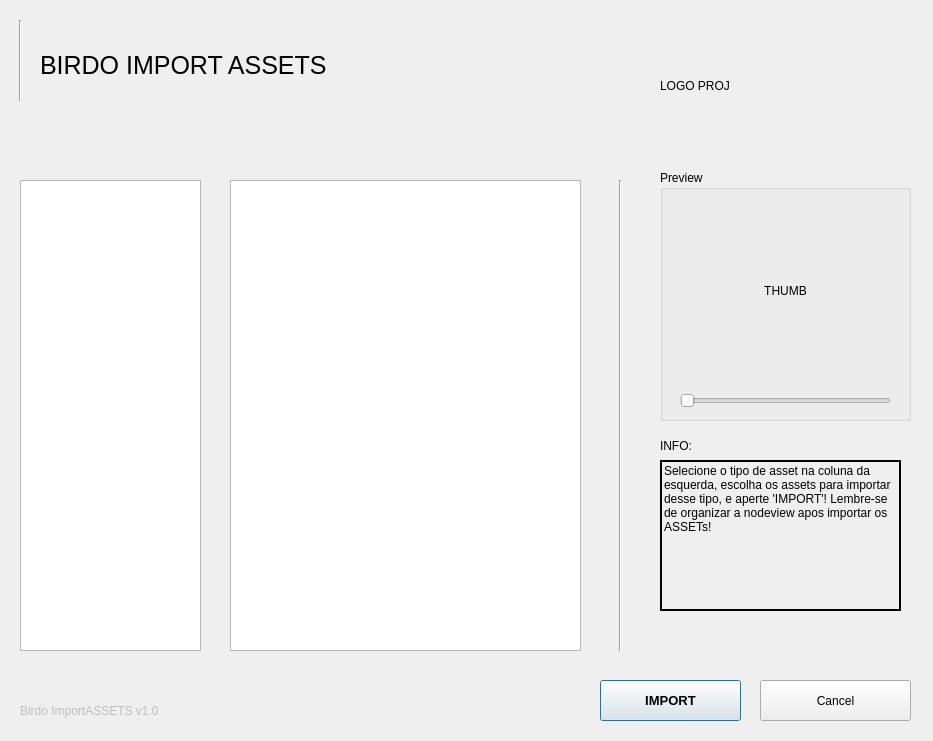
<?xml version="1.0" encoding="UTF-8"?>
<ui version="4.0">
 <class>Dialog</class>
 <widget class="QDialog" name="Dialog">
  <property name="geometry">
   <rect>
    <x>0</x>
    <y>0</y>
    <width>933</width>
    <height>741</height>
   </rect>
  </property>
  <property name="windowTitle">
   <string>BIRDO_2020</string>
  </property>
  <widget class="QListView" name="listView">
   <property name="geometry">
    <rect>
     <x>20</x>
     <y>180</y>
     <width>181</width>
     <height>471</height>
    </rect>
   </property>
  </widget>
  <widget class="Line" name="line">
   <property name="geometry">
    <rect>
     <x>10</x>
     <y>20</y>
     <width>20</width>
     <height>81</height>
    </rect>
   </property>
   <property name="orientation">
    <enum>Qt::Vertical</enum>
   </property>
  </widget>
  <widget class="QLabel" name="title">
   <property name="geometry">
    <rect>
     <x>40</x>
     <y>30</y>
     <width>371</width>
     <height>71</height>
    </rect>
   </property>
   <property name="font">
    <font>
     <pointsize>19</pointsize>
    </font>
   </property>
   <property name="text">
    <string>BIRDO IMPORT ASSETS</string>
   </property>
  </widget>
  <widget class="QGroupBox" name="groupPreview">
   <property name="geometry">
    <rect>
     <x>660</x>
     <y>170</y>
     <width>251</width>
     <height>251</height>
    </rect>
   </property>
   <property name="title">
    <string>Preview</string>
   </property>
   <widget class="QLabel" name="thumb">
    <property name="geometry">
     <rect>
      <x>20</x>
      <y>30</y>
      <width>211</width>
      <height>181</height>
     </rect>
    </property>
    <property name="text">
     <string>THUMB</string>
    </property>
    <property name="scaledContents">
     <bool>true</bool>
    </property>
    <property name="alignment">
     <set>Qt::AlignCenter</set>
    </property>
   </widget>
   <widget class="QSlider" name="slider">
    <property name="geometry">
     <rect>
      <x>20</x>
      <y>220</y>
      <width>211</width>
      <height>22</height>
     </rect>
    </property>
    <property name="orientation">
     <enum>Qt::Horizontal</enum>
    </property>
   </widget>
  </widget>
  <widget class="QPushButton" name="importButton">
   <property name="geometry">
    <rect>
     <x>600</x>
     <y>680</y>
     <width>141</width>
     <height>41</height>
    </rect>
   </property>
   <property name="font">
    <font>
     <pointsize>10</pointsize>
     <weight>75</weight>
     <bold>true</bold>
    </font>
   </property>
   <property name="text">
    <string>IMPORT</string>
   </property>
  </widget>
  <widget class="QPushButton" name="buttonCancel">
   <property name="geometry">
    <rect>
     <x>760</x>
     <y>680</y>
     <width>151</width>
     <height>41</height>
    </rect>
   </property>
   <property name="text">
    <string>Cancel</string>
   </property>
  </widget>
  <widget class="QLabel" name="label_3">
   <property name="enabled">
    <bool>false</bool>
   </property>
   <property name="geometry">
    <rect>
     <x>20</x>
     <y>700</y>
     <width>411</width>
     <height>21</height>
    </rect>
   </property>
   <property name="text">
    <string>Birdo ImportASSETS v1.0</string>
   </property>
  </widget>
  <widget class="QLabel" name="logoProj">
   <property name="geometry">
    <rect>
     <x>660</x>
     <y>40</y>
     <width>251</width>
     <height>91</height>
    </rect>
   </property>
   <property name="text">
    <string>LOGO PROJ</string>
   </property>
   <property name="scaledContents">
    <bool>true</bool>
   </property>
  </widget>
  <widget class="Line" name="line_2">
   <property name="geometry">
    <rect>
     <x>610</x>
     <y>180</y>
     <width>20</width>
     <height>471</height>
    </rect>
   </property>
   <property name="orientation">
    <enum>Qt::Vertical</enum>
   </property>
  </widget>
  <widget class="QListWidget" name="listWidget">
   <property name="geometry">
    <rect>
     <x>230</x>
     <y>180</y>
     <width>351</width>
     <height>471</height>
    </rect>
   </property>
  </widget>
  <widget class="QLabel" name="label_2">
   <property name="geometry">
    <rect>
     <x>660</x>
     <y>430</y>
     <width>241</width>
     <height>31</height>
    </rect>
   </property>
   <property name="text">
    <string>INFO:</string>
   </property>
  </widget>
  <widget class="QLabel" name="label">
   <property name="geometry">
    <rect>
     <x>660</x>
     <y>460</y>
     <width>241</width>
     <height>151</height>
    </rect>
   </property>
   <property name="frameShape">
    <enum>QFrame::WinPanel</enum>
   </property>
   <property name="text">
    <string>Selecione o tipo de asset na coluna da esquerda, escolha os assets para importar desse tipo, e aperte 'IMPORT'! Lembre-se de organizar a nodeview apos importar os ASSETs!</string>
   </property>
   <property name="alignment">
    <set>Qt::AlignLeading|Qt::AlignLeft|Qt::AlignTop</set>
   </property>
   <property name="wordWrap">
    <bool>true</bool>
   </property>
   <property name="margin">
    <number>2</number>
   </property>
   <property name="indent">
    <number>2</number>
   </property>
  </widget>
 </widget>
 <resources/>
 <connections/>
</ui>
